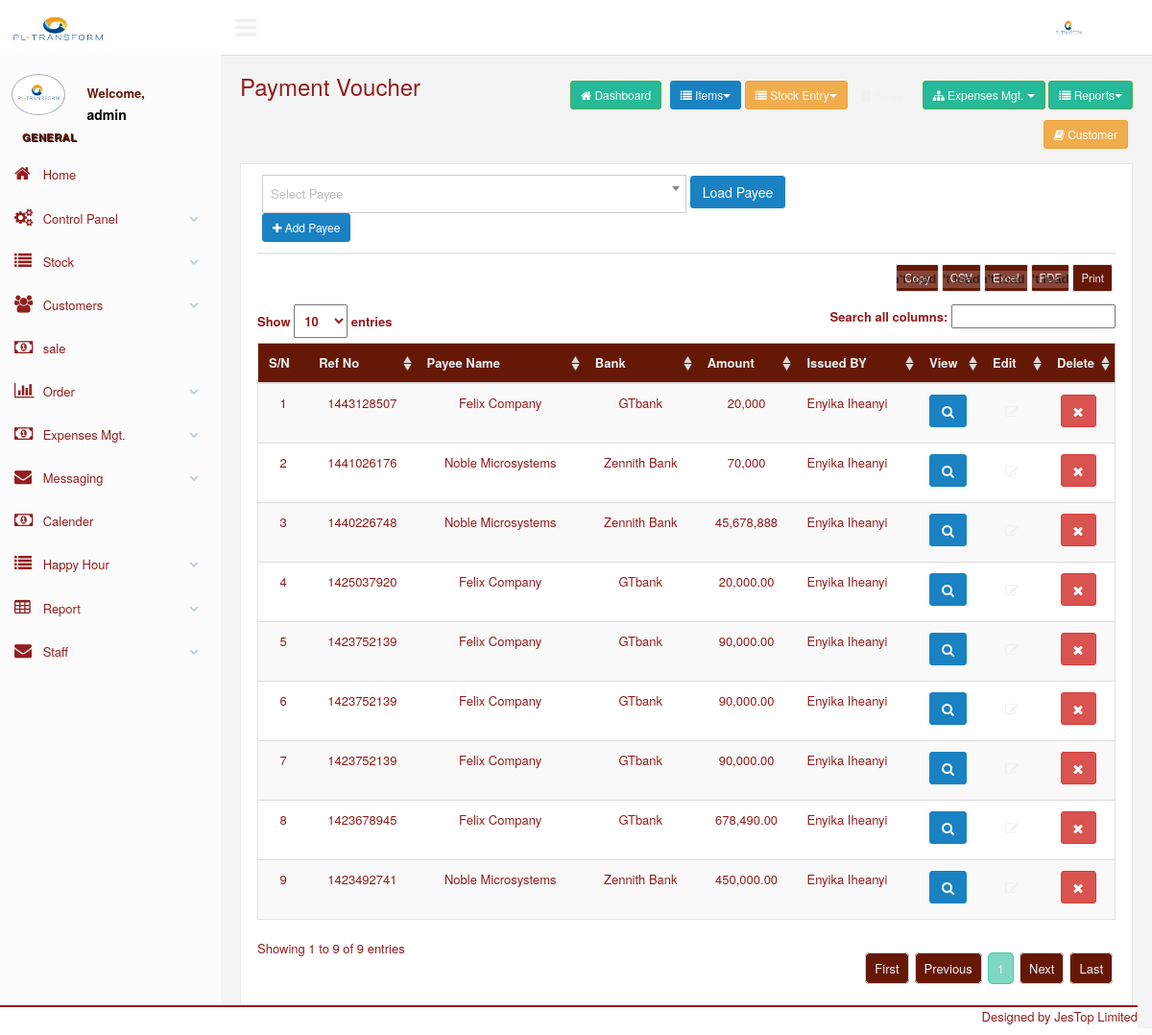
Page /payment-voucher.php (signed in) on the committed database.
### tables this page shows
CREATE TABLE `paymentvoucher` (
  `pvid` int(11) NOT NULL,
  `term_id` int(11) NOT NULL,
  `sesion_id` int(11) NOT NULL,
  `refno` varchar(20) NOT NULL,
  `no` varchar(20) NOT NULL,
  `payeeid` varchar(20) NOT NULL,
  `payeename` varchar(100) NOT NULL,
  `bank` varchar(60) NOT NULL,
  `accname` varchar(100) NOT NULL,
  `accno` varchar(20) NOT NULL,
  `chequeno` varchar(30) NOT NULL,
  `duedate` date NOT NULL,
  `amout` varchar(20) NOT NULL,
  `ctcode` varchar(10) NOT NULL,
  `narration` varchar(200) NOT NULL,
  `amtb4tax` varchar(10) NOT NULL,
  `withtax` varchar(10) NOT NULL,
  `vat` varchar(10) NOT NULL,
  `levy` varchar(10) NOT NULL,
  `netpay` varchar(15) NOT NULL,
  `grandtotal` varchar(20) NOT NULL,
  `raisedby` varchar(60) NOT NULL,
  `raiseddate` date NOT NULL,
  `Auditedby` varchar(60) NOT NULL,
  `Auditeddate` date NOT NULL,
  `Authorizedby` varchar(60) NOT NULL,
  `Authorizeddate` date NOT NULL,
  `issuedby` varchar(60) NOT NULL,
  `issueddate` date NOT NULL,
  `amtinword` varchar(200) NOT NULL,
  `cc1` varchar(100) NOT NULL,
  `ccdate` date NOT NULL,
  `cc2` varchar(100) NOT NULL,
  `cc3` varchar(100) NOT NULL,
  `xdate` date NOT NULL,
  `user` int(11) NOT NULL
);

### payment-voucher.php (the view, shortened to what this page needs)
<?php require_once("includes/session.php"); ?>
<?php
	$pg = isset($_GET["pg"]) ? $_GET["pg"] : '';
?>
<?php
	include("header.php");
?>
<div class="right_col" role="main">
    <div class="">
        <div class="page-title">
            <div class="title_left">
                <h3>Payment Voucher</h3>
            </div>
            <div class="title_right">
                <div class="col-md-12 col-sm-12 col-xs-12 form-group pull-right top_search">
                 	<?php include("menu.php");?>
                </div>
            </div>
        </div>
        <div class="clearfix"></div>
        <div class="row">
            <div class="col-md-12 col-sm-12 col-xs-12">
                <div class="x_panel" >
                	<div class="x_title">
                        <form method="post" action="?pg=2" name="frmReg" onsubmit="return markStudents()">
                            <select name="search" id="search" class="select2_group form-control"  tabindex="-1" style="width:50%">
                                <option value="">Select Payee</option>
                          </select>
                            <input  type="submit" class="btn btn-primary" value="Load Payee" onClick="return laodstudents();" />
                          </form>
                          <a href="payees?pg=1" class="btn btn-sm btn-primary"><i class="fa fa-plus"></i> Add Payee</a>
                    </div>
            <?php
				if ($pg == "")
				{
			?>
			 <table class="table table-striped responsive-utilities jambo_table" id="example">
					<?php
						$select_content=("select * from paymentvoucher order by xdate desc");
						$content_result= mysqli_query($db, $select_content) or die (mysqli_error($db));
						$content = mysqli_fetch_assoc($content_result);
						$num_chk = mysqli_num_rows ($content_result);
						$k = 0
			?>
			<?php
			if ($num_chk == 0)
				{
			?>
								<tr height="23" onMouseOver="this.style.backgroundColor='#FFCC66';" onMouseOut="this.style.backgroundColor='';" bgcolor="#EFEFEF">
									<td colspan="5"  align="center">No Record Found</td>
								</tr>
			<?php
			}
				else
			{
			?>
            				<thead>
								<tr>
									<th align="center">S/N</th>
                                    <th align="center">Ref No</th>
									<th align="center">Payee Name</th>
									<th align="center">Bank</th>
                                    <th align="center">Amount</th>
                                    <th align="center"> Issued BY </th>
                                    <th align="center">View</th>
                                    <th align="center">Edit</th>
                                    <th align="center">Delete</th>
							  </tr>
								</thead>
								<tbody>
			<?php do {
						$k = $k + 1;
						?>
								<tr>
									<td align="center"><?php echo $k  ?></td>
                                    <td align="center"><?php  echo ucfirst($content ['refno'])?></td>
									<td align="center"><?php  echo $content['payeename']?></td>
									<td align="center"><?php  echo ucfirst($content ['bank'])?></td>
                                    <td align="center"><?php  echo ucfirst($content ['amout'])?></td>
                                    <td><?php  echo ucfirst($content ['issuedby'])?></td>
                                    <td width="5%"  style="font-weight:normal"><a href='javascript: var agreewin = dhtmlmodal.open("agreebox", "iframe", "print-payment-voucher.php?pvid=<?php echo $content ['pvid']?>&pg=2", "Payment Voucher", "width=1000px,height=500px,center=1,resize=1,scrolling=0", "recal")' class="btn btn-primary"><i class="fa fa-search"></i></a></td>
                                    <td width="5%"  style="font-weight:normal"><a href="payment-voucher?id=<?php echo ($content ['pvid'])?>&pg=4" target="_parent" class="btn btn-dark"><i class="fa fa-edit"></i></a></td>
                                    <td width="8%" align="center"><a href="payment-voucher?id=<?php  echo ($content ['pvid'])?>&pg=6" target="_parent" onClick="return confirmDel();"  class="btn btn-danger"><i class="fa fa-close"></i></a> </td>
								</tr>
						 <?php } while ($content = mysqli_fetch_assoc($content_result)); ?>
			<?php
				}
			?>
			</tbody>
			</table>
            </div>
            <?php
				}
			?>
  				</div>
            </div>
        </div>
    </div>
<?php include("includes/footer.php")?>

### css/calendar/fullcalendar.print.css (style rules this page uses)
th, td, hr, thead, tbody, .fc-row { border-color: #ccc !important; background: #fff !important; }

### rows in the picture
paymentvoucher: refno "1443128507", payeename "Felix Company", bank "GTbank", amout "20,000", issuedby "Enyika Iheanyi"
paymentvoucher: refno "1441026176", payeename "Noble Microsystems", bank "Zennith Bank", amout "70,000", issuedby "Enyika Iheanyi"
paymentvoucher: refno "1440226748", payeename "Noble Microsystems", bank "Zennith Bank", amout "45,678,888", issuedby "Enyika Iheanyi"
paymentvoucher: refno "1425037920", payeename "Felix Company", bank "GTbank", amout "20,000.00", issuedby "Enyika Iheanyi"
paymentvoucher: refno "1423752139", payeename "Felix Company", bank "GTbank", amout "90,000.00", issuedby "Enyika Iheanyi"
paymentvoucher: refno "1423752139", payeename "Felix Company", bank "GTbank", amout "90,000.00", issuedby "Enyika Iheanyi"
paymentvoucher: refno "1423752139", payeename "Felix Company", bank "GTbank", amout "90,000.00", issuedby "Enyika Iheanyi", $content ['pvid'] 5 (drawn)
paymentvoucher: refno "1423678945", payeename "Felix Company", bank "GTbank", amout "678,490.00", issuedby "Enyika Iheanyi"
paymentvoucher: refno "1423492741", payeename "Noble Microsystems", bank "Zennith Bank", amout "450,000.00", issuedby "Enyika Iheanyi", $content ['pvid'] 1 (drawn)

### other values in the picture
$_SESSION["username"] "admin"
